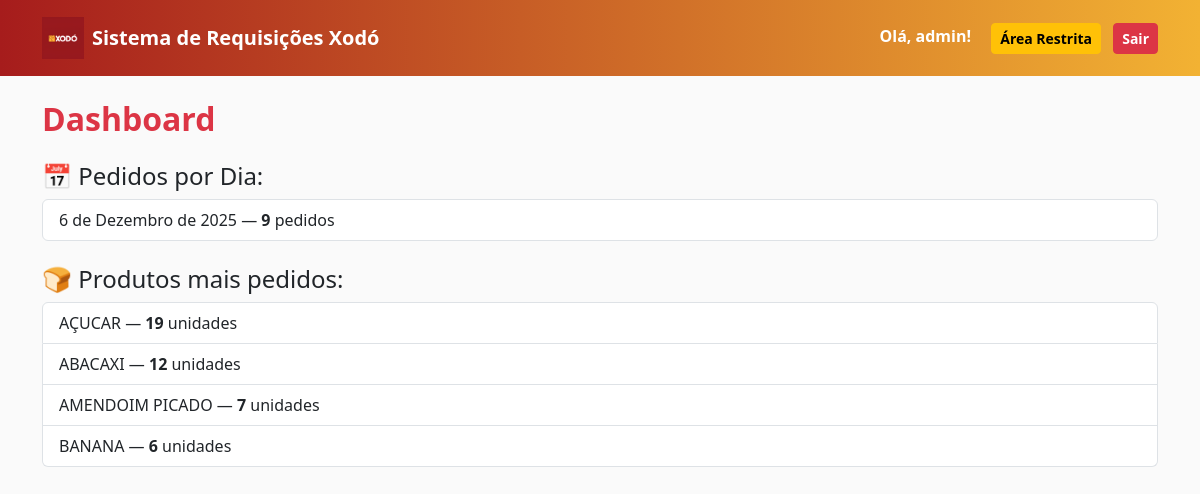
/xodo-admin/dashboard/ (signed in), run on the app's committed database.
### core/models.py (models this page shows, shortened)
class Product(models.Model):
    requisition = models.ForeignKey(Requisition, on_delete=models.CASCADE, related_name="products")
    name = models.CharField(max_length=100)
    image = models.ImageField(upload_to="products/")
    unit = models.CharField(max_length=20, default="un")

### core/views.py (the view)
# urls.py: path("xodo-admin/dashboard/", views.dashboard, name="dashboard"),
@staff_member_required
def dashboard(request):
    pending_orders = get_pending_orders()
    pedidos_por_dia = (
        Order.objects.values("created_at__date")
        .annotate(total=Count("id"))
        .order_by("created_at__date")
    )
    produtos_mais_pedidos = (
        OrderItem.objects.values("product__name")
        .annotate(total=Sum("quantity"))
        .order_by("-total")[:5]
    )
    return render(request, "admin/dashboard.html", {
        "pedidos_por_dia": pedidos_por_dia,
        "produtos_mais_pedidos": produtos_mais_pedidos,
        "pending_orders": pending_orders
    })

### core/views.py (called while the page is built)
def get_pending_orders():
    return Order.objects.filter(is_read=False).count()

### core/templates/admin/dashboard.html (shortened to what this page needs)
{% extends "base.html" %}
{% block content %}
<h2 class="fw-bold mb-4 text-danger">Dashboard</h2>
<h4>📅 Pedidos por Dia:</h4>
<ul class="list-group mb-4">
    {% for item in pedidos_por_dia %}
    <li class="list-group-item">
        {{ item.created_at__date }} — <b>{{ item.total }}</b> pedidos
    </li>
    {% endfor %}
</ul>
<h4>🍞 Produtos mais pedidos:</h4>
<ul class="list-group">
    {% for item in produtos_mais_pedidos %}
    <li class="list-group-item">
        {{ item.product__name }} — <b>{{ item.total }}</b> unidades
    </li>
    {% endfor %}
</ul>
{% endblock %}

### core/templates/base.html (shortened to what this page needs)
{% load static %}
<!DOCTYPE html>
<html lang="pt-br">
<head>
    <link href="https://cdn.jsdelivr.net/npm/bootstrap@5.3.3/dist/css/bootstrap.min.css" rel="stylesheet">
</head>
<body>
<nav class="navbar xodo-navbar mb-4">
    <div class="container d-flex justify-content-between">
        <a href="/" class="navbar-brand d-flex align-items-center text-white fw-bold">
            <img src="{% static 'logo_xodo.png' %}" class="xodo-logo me-2">
            Sistema de Requisições Xodó
        </a>
        {% if user.is_authenticated %}
            <div>
                <span class="nav-user me-3">Olá, {{ user.username }}!</span>
                {% if user.is_staff %}
                <a href="/xodo-admin/" class="btn btn-warning btn-sm fw-bold me-2">
                    Área Restrita
                </a>
                {% endif %}
                <a href="/logout/" class="btn btn-danger btn-sm fw-bold">Sair</a>
            </div>
        {% endif %}
    </div>
</nav>
<div class="container mb-5">
    {% block content %}{% endblock %}
</div>
</body>
</html>

### core/templates/base.html (style rules this page uses)
:root { --xodo-red: #a61c1c; --xodo-red-dark: #7a1111; --xodo-yellow: #f2b233; }
body { background: #fafafa; }
.xodo-navbar { background: linear-gradient(90deg, #A61C1C, #F2B233); padding: 12px; }
.xodo-logo { height: 42px; }
.nav-user { font-weight: bold; color: white; }

### data on the page
Product: product__name "AÇUCAR", total "19"
Product: product__name "ABACAXI", total "12"
Product: product__name "AMENDOIM PICADO", total "7"
Product: product__name "BANANA", total "6"

### other printed values
{{ user.username }} "admin"
{{ item.created_at__date }} "6 de Dezembro de 2025"
{{ item.total }} "9"
